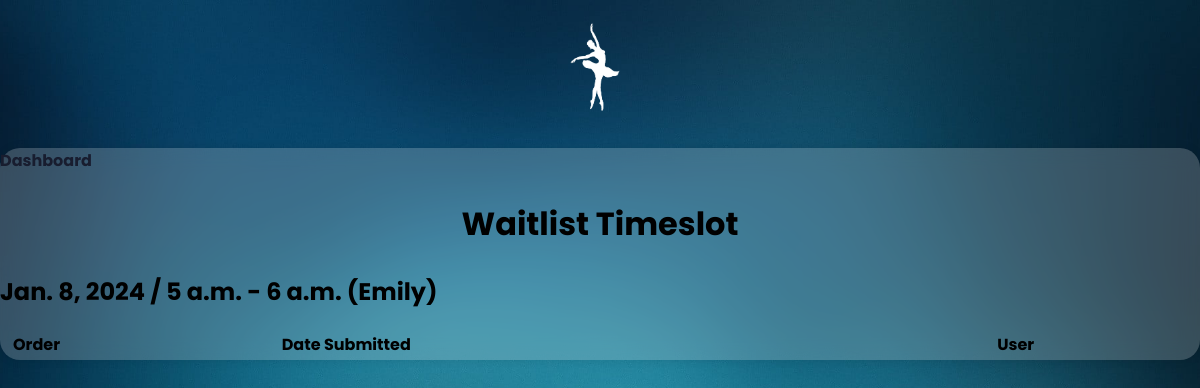
The app's page /waitlist/79/ with its own data.
### mainapp/models.py (models this page shows, shortened)
class TimeSlot(models.Model):
    STATUS_CHOICES = [
        ('confirmed', 'Confirmed'),
        ('completed', 'Completed'),
    ]
    date = models.DateField(default=date.today)
    start_time = models.TimeField()
    client = models.ForeignKey(CustomUser, on_delete=models.SET_NULL, null=True)
    status = models.CharField(max_length=10, choices=STATUS_CHOICES, default='confirmed')
    is_new = models.BooleanField(default=True)
    class Meta:
        unique_together = [['start_time', 'date']]
        ordering = ["date", "start_time"]
    def end_time(self):
        dt = datetime.combine(datetime.min.date(), self.start_time)
        dt += timedelta(hours=1)
        return dt.time()

class CustomUser(AbstractUser):
    PROVINCE_CHOICES = (
    ('AB', 'Alberta'),
    ('BC', 'British Columbia'),
    ('MB', 'Manitoba'),
    ('NB', 'New Brunswick'),
    ('NL', 'Newfoundland and Labrador'),
    ('NS', 'Nova Scotia'),
    ('ON', 'Ontario'),
    ('PE', 'Prince Edward Island'),
    ('QC', 'Quebec'),
    ('SK', 'Saskatchewan'),
    ('NT', 'Northwest Territories'),
    ('NU', 'Nunavut'),
    ('YT', 'Yukon'),
    )
    dancer_full_name = models.CharField(max_length=50)
    dancer_date_of_birth = models.DateField(blank=True, null=True)
    parent_full_name = models.CharField(max_length=100)
    parent_email = models.EmailField(unique=True)
    parent_phone = models.CharField(max_length=10, blank=True)
    address = models.CharField(max_length=100, blank=True)
    city = models.CharField(max_length=50, blank=True)
    province = models.CharField(max_length=2, choices=PROVINCE_CHOICES, blank=True)
    zip_code = models.CharField(max_length=10, blank=True)
    emergency_contact_full_name = models.CharField(max_length=100, blank=True)
    emergency_contact_phone = models. CharField(max_length=15, blank=True)
    notes = models.TextField(blank=True)
    created = models.DateTimeField(auto_now_add=True)
    updated = models.DateTimeField(auto_now=True)

### mainapp/views.py (the view)
# urls.py: path('waitlist/<int:timeslot_id>/', views.waitlist_timeslot, name='waitlist_timeslot'),
def waitlist_timeslot(request, timeslot_id):
    timeslot = get_object_or_404(TimeSlot, pk=timeslot_id)
    waitlist = timeslot.waitlist_set.all()
    context = {
        'timeslot': timeslot,
        'waitlist': waitlist,
    }
    return render(request, 'admin/waitlist_timeslot.html', context)

### mainapp/templates/admin/waitlist_timeslot.html (shortened to what this page needs)
{% extends 'base.html' %} {% block container_class %}custom-wide-container{%endblock %} {% block content %}
<h4><a href="{% url 'dashboard' %}">Dashboard</a></h4>
<h1 class="page-heading">Waitlist Timeslot</h1>
<h2>
	{{ timeslot.date }} / {{ timeslot.start_time }} - {{ timeslot.end_time }} ({{timeslot.client.username}})
</h2>
<table style="text-align: left" class="account-table">
	<thead>
		<tr>
			<th>Order</th>
            <th>Date Submitted</th>
			<th>User</th>
		</tr>
	</thead>
</table>
{% endblock %}

### mainapp/static/css/style.css (style rules this page uses)
html { height: 100%; }
body { font-family: "Poppins", sans-serif; background-image: url("/static/img/gradient-background.jpg"); background-size: cover; background-repeat: no-repeat; background-position: center center; background-attachment: fixed; margin: 0; }
h2, h3 { margin-top: 20px; font-family: "Poppins", sans-serif; }
th, td, h4, h5, button { font-family: "Poppins", sans-serif; }
a { text-decoration: none; color: #181d2f; transition: color 0.2s; position: relative; }
.page-heading { text-align: center; border-radius: 10px; font-family: "Poppins", sans-serif; padding: 5px; }
table { width: 100%; text-align: left; margin: 0 10px; }
a::before { content: ""; position: absolute; bottom: -2px; left: 0; width: 100%; height: 2px; background-color: #6159fc; transform: scaleX(0); transform-origin: center; transition: transform 0.2s; }

### records on screen
TimeSlot: date "Jan. 8, 2024", start_time "5 a.m.", end_time "6 a.m.", client.username "Emily"
